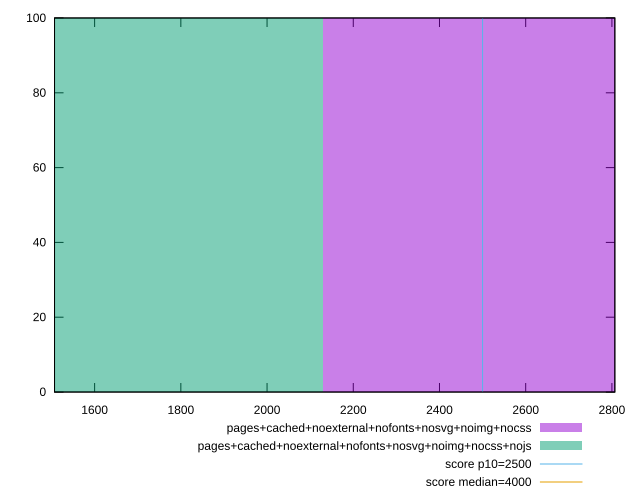

Reproduce this figure in gnuplot.
reset

$pagesCachedNoexternalNofontsNosvgNoimgNocss <<EOF
2840.975267128892 100
EOF

$pagesCachedNoexternalNofontsNosvgNoimgNocssNojs <<EOF
1420.487633564446 100
EOF

set key outside below
set boxwidth 1420.487633564446
set xrange [1506.9898000000003:2806.754100000001]
set yrange [0:100]
set trange [0:100]
set style fill transparent solid 0.5 noborder

set parametric
set terminal svg size 640, 500 enhanced background rgb 'white'
set output "report_00008_2021-01-22T20:58:29.167/largest-contentful-paint/comparison/histogram/12_vs_13.svg"

plot $pagesCachedNoexternalNofontsNosvgNoimgNocss title "pages+cached+noexternal+nofonts+nosvg+noimg+nocss" with boxes, \
     $pagesCachedNoexternalNofontsNosvgNoimgNocssNojs title "pages+cached+noexternal+nofonts+nosvg+noimg+nocss+nojs" with boxes, \
     2500,t title "score p10=2500", \
     4000,t title "score median=4000"

reset
